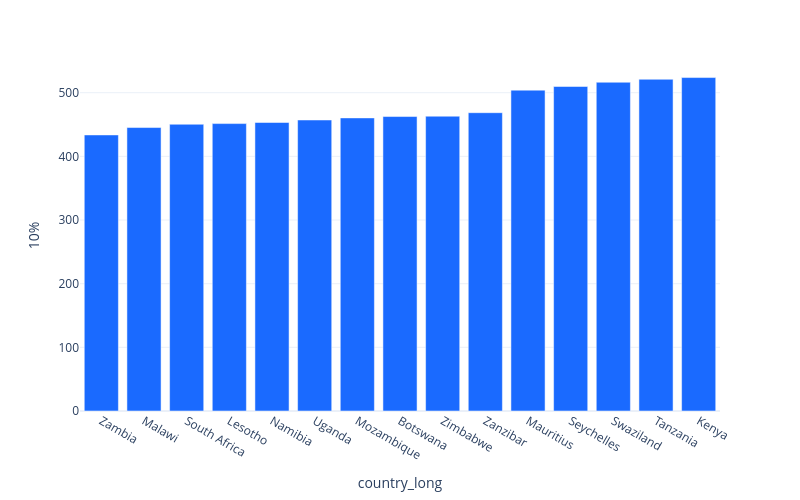

Write notebook code for a chart like this one.
### Code cell
africa["country_long"].bar(method = "10%", 
                            of = "pred_zmalocp",
                            max_cardinality = 50,
                            width = 800)

### Figure 1 — Plotly figure (JSON) as saved in the notebook; plotly's stock layout.template omitted (floating-point values rounded to 4 significant figures)
{"data": [{"alignmentgroup": "True", "hovertemplate": "x=%{x}<br>y=%{y}<extra></extra>", "legendgroup": "", "marker": {"color": "#1A6AFF", "pattern": {"shape": ""}}, "name": "", "offsetgroup": "", "orientation": "v", "showlegend": false, "textposition": "auto", "type": "bar", "x": ["Zambia", "Malawi", "South Africa", "Lesotho", "Namibia", "Uganda", "Mozambique", "Botswana", "Zimbabwe", "Zanzibar", "Mauritius", "Seychelles", "Swaziland", "Tanzania", "Kenya"], "xaxis": "x", "y": [433.6, 445.3, 450.4, 451.5, 453.2, 457.1, 460.4, 462.5, 463.1, 468.6, 504.0, 509.8, 516.4, 521.1, 523.8], "yaxis": "y"}], "layout": {"barmode": "relative", "height": 500, "legend": {"tracegroupgap": 0}, "margin": {"t": 60}, "width": 800, "xaxis": {"anchor": "y", "autorange": true, "domain": [0, 1], "range": [-0.5, 14.5], "title": {"text": "country_long"}, "type": "category"}, "yaxis": {"anchor": "x", "autorange": true, "domain": [0, 1], "range": [0, 551.4], "title": {"text": "10%"}, "type": "linear"}}}
